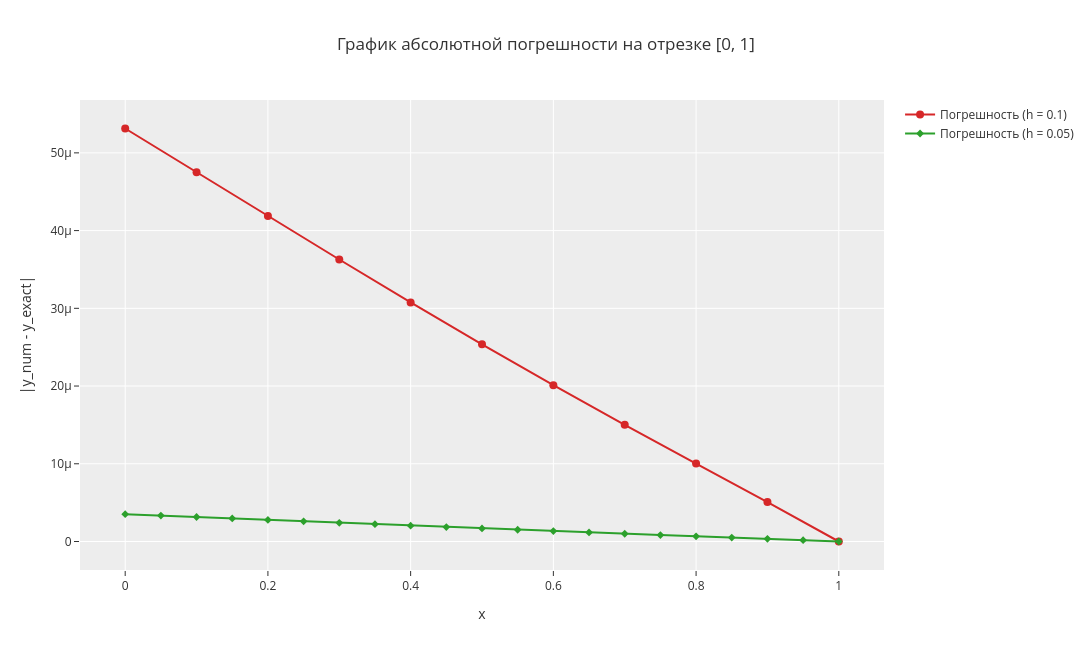

This figure's notebook cell:
### Code cell
# 2. График ошибки на отрезке для h1 и h2
fig_error = go.Figure()

fig_error.add_trace(
    go.Scatter(
        x=err_h1["x"],
        y=err_h1["error"],
        mode="lines+markers",
        name="Погрешность (h = 0.1)",
        marker=dict(size=8, symbol="circle", color="#d62728"),
        line=dict(width=2, color="#d62728")
    )
)

fig_error.add_trace(
    go.Scatter(
        x=err_h2["x"],
        y=err_h2["error"],
        mode="lines+markers",
        name="Погрешность (h = 0.05)",
        marker=dict(size=6, symbol="diamond", color="#2ca02c"),
        line=dict(width=2, color="#2ca02c")
    )
)

fig_error.update_layout(
    title="График абсолютной погрешности на отрезке [0, 1]",
    xaxis_title="x",
    yaxis_title="|y_num - y_exact|",
    template="ggplot2",
    hovermode="x unified",
    height=650,
    width=1200
)

fig_error.update_yaxes(tickformat=".1e")

fig_error.show()

### Figure 1 — Plotly figure (JSON) as saved in the notebook; plotly's stock layout.template omitted (floating-point values rounded to 4 significant figures)
{"data": [{"line": {"color": "#d62728", "width": 2}, "marker": {"color": "#d62728", "size": 8, "symbol": "circle"}, "mode": "lines+markers", "name": "Погрешность (h = 0.1)", "type": "scatter", "x": [0.0, 0.1, 0.2, 0.3, 0.4, 0.5, 0.6, 0.7, 0.8, 0.9, 1.0], "y": [5.313e-05, 4.752e-05, 4.188e-05, 3.628e-05, 3.076e-05, 2.536e-05, 2.011e-05, 1.501e-05, 1.002e-05, 5.066e-06, 0.0]}, {"line": {"color": "#2ca02c", "width": 2}, "marker": {"color": "#2ca02c", "size": 6, "symbol": "diamond"}, "mode": "lines+markers", "name": "Погрешность (h = 0.05)", "type": "scatter", "x": [0.0, 0.05, 0.1, 0.15, 0.2, 0.25, 0.3, 0.35, 0.4, 0.45, 0.5, 0.55, 0.6, 0.65, 0.7, 0.75, 0.8, 0.85, 0.9, 0.95, 1.0], "y": [3.521e-06, 3.336e-06, 3.149e-06, 2.963e-06, 2.777e-06, 2.591e-06, 2.406e-06, 2.223e-06, 2.041e-06, 1.861e-06, 1.684e-06, 1.509e-06, 1.336e-06, 1.166e-06, 9.986e-07, 8.326e-07, 6.679e-07, 5.035e-07, 3.385e-07, 1.713e-07, 0.0]}], "layout": {"height": 650, "hovermode": "x unified", "title": {"text": "График абсолютной погрешности на отрезке [0, 1]"}, "width": 1200, "xaxis": {"title": {"text": "x"}}, "yaxis": {"title": {"text": "|y_num - y_exact|"}}}}
